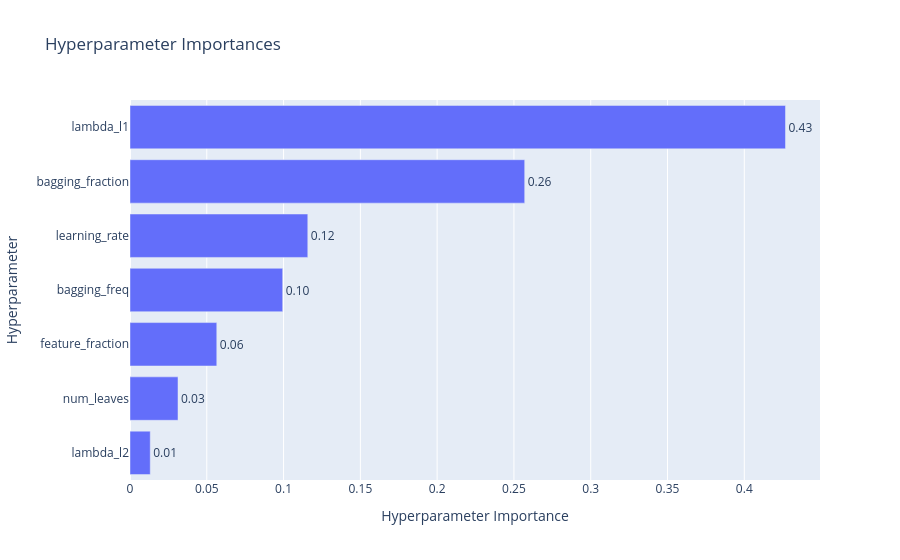

Notebook source saved alongside this figure:
### Markdown cell above
### 1.3 Contour plot

**Задание:** выберите два гиперпараметра, которые (судя по `plot_param_importances`) сильнее всего влияют на метрику, и постройте для них contour plot. Ответьте: находится ли найденный оптимум внутри заданных границ поиска, или он «упирается» в край диапазона? Если упирается — как нужно было бы изменить границы поиска?

### Code cell
from optuna.visualization import plot_param_importances, plot_contour

# TODO: постройте plot_param_importances(study)

fig = plot_param_importances(study)
fig.show()

# TODO: выберите два наиболее важных гиперпараметра и постройте для них plot_contour(study, params=[...])

### Figure 1 — Plotly figure (JSON) as saved in the notebook; plotly's stock layout.template omitted (floating-point values rounded to 4 significant figures)
{"data": [{"cliponaxis": false, "hovertemplate": ["lambda_l2 (FloatDistribution): 0.013186951998543812<extra></extra>", "num_leaves (IntDistribution): 0.031264182240008015<extra></extra>", "feature_fraction (FloatDistribution): 0.056505956986624806<extra></extra>", "bagging_freq (IntDistribution): 0.09942407745985614<extra></extra>", "learning_rate (FloatDistribution): 0.11577136138714524<extra></extra>", "bagging_fraction (FloatDistribution): 0.257012557137192<extra></extra>", "lambda_l1 (FloatDistribution): 0.42683491279062996<extra></extra>"], "name": "Objective Value", "orientation": "h", "text": ["0.01", "0.03", "0.06", "0.10", "0.12", "0.26", "0.43"], "textposition": "outside", "type": "bar", "x": [0.01319, 0.03126, 0.05651, 0.09942, 0.1158, 0.257, 0.4268], "y": ["lambda_l2", "num_leaves", "feature_fraction", "bagging_freq", "learning_rate", "bagging_fraction", "lambda_l1"]}], "layout": {"title": {"text": "Hyperparameter Importances"}, "xaxis": {"title": {"text": "Hyperparameter Importance"}}, "yaxis": {"title": {"text": "Hyperparameter"}}}}
